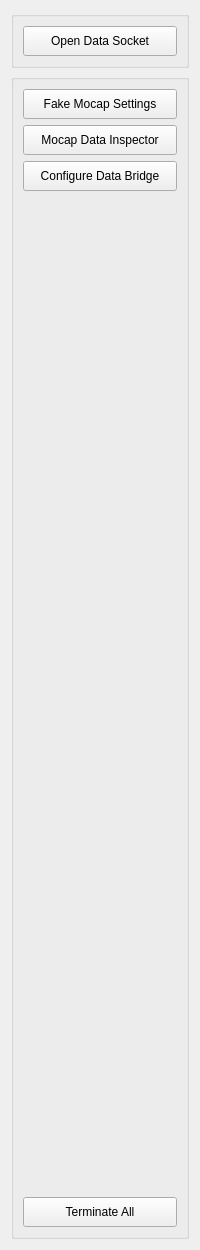
     <widget class="QWidget" name="page_4">
      <layout class="QVBoxLayout" name="verticalLayout_6">
       <item>
        <widget class="QGroupBox" name="groupBox_not_active">
         <property name="sizePolicy">
          <sizepolicy hsizetype="Preferred" vsizetype="Preferred">
           <horstretch>0</horstretch>
           <verstretch>0</verstretch>
          </sizepolicy>
         </property>
         <property name="minimumSize">
          <size>
           <width>150</width>
           <height>0</height>
          </size>
         </property>
         <property name="title">
          <string/>
         </property>
         <layout class="QVBoxLayout" name="verticalLayout">
          <item>
           <widget class="QPushButton" name="btn_open_data_socket">
            <property name="sizePolicy">
             <sizepolicy hsizetype="Minimum" vsizetype="Fixed">
              <horstretch>0</horstretch>
              <verstretch>0</verstretch>
             </sizepolicy>
            </property>
            <property name="minimumSize">
             <size>
              <width>0</width>
              <height>30</height>
             </size>
            </property>
            <property name="text">
             <string>Open Data Socket</string>
            </property>
           </widget>
          </item>
         </layout>
        </widget>
       </item>
       <item>
        <widget class="QGroupBox" name="groupBox_active">
         <property name="enabled">
          <bool>true</bool>
         </property>
         <property name="minimumSize">
          <size>
           <width>150</width>
           <height>120</height>
          </size>
         </property>
         <property name="title">
          <string/>
         </property>
         <layout class="QVBoxLayout" name="verticalLayout_2">
          <item>
           <widget class="QPushButton" name="btn_fake_mocap">
            <property name="sizePolicy">
             <sizepolicy hsizetype="Minimum" vsizetype="Fixed">
              <horstretch>0</horstretch>
              <verstretch>0</verstretch>
             </sizepolicy>
            </property>
            <property name="minimumSize">
             <size>
              <width>0</width>
              <height>30</height>
             </size>
            </property>
            <property name="text">
             <string>Fake Mocap Settings</string>
            </property>
           </widget>
          </item>
          <item>
           <widget class="QPushButton" name="btn_mocap_data_inspector">
            <property name="sizePolicy">
             <sizepolicy hsizetype="Minimum" vsizetype="Fixed">
              <horstretch>0</horstretch>
              <verstretch>0</verstretch>
             </sizepolicy>
            </property>
            <property name="minimumSize">
             <size>
              <width>0</width>
              <height>30</height>
             </size>
            </property>
            <property name="text">
             <string>Mocap Data Inspector</string>
            </property>
           </widget>
          </item>
          <item>
           <widget class="QPushButton" name="btn_configure_data_bridge">
            <property name="sizePolicy">
             <sizepolicy hsizetype="Minimum" vsizetype="Fixed">
              <horstretch>0</horstretch>
              <verstretch>0</verstretch>
             </sizepolicy>
            </property>
            <property name="minimumSize">
             <size>
              <width>0</width>
              <height>30</height>
             </size>
            </property>
            <property name="text">
             <string>Configure Data Bridge</string>
            </property>
           </widget>
          </item>
          <item>
           <spacer name="verticalSpacer">
            <property name="orientation">
             <enum>Qt::Vertical</enum>
            </property>
            <property name="sizeHint" stdset="0">
             <size>
              <width>20</width>
              <height>1000</height>
             </size>
            </property>
           </spacer>
          </item>
          <item>
           <widget class="QPushButton" name="btn_terminate_all">
            <property name="enabled">
             <bool>true</bool>
            </property>
            <property name="sizePolicy">
             <sizepolicy hsizetype="Minimum" vsizetype="Fixed">
              <horstretch>0</horstretch>
              <verstretch>0</verstretch>
             </sizepolicy>
            </property>
            <property name="minimumSize">
             <size>
              <width>0</width>
              <height>30</height>
             </size>
            </property>
            <property name="text">
             <string>Terminate All</string>
            </property>
           </widget>
          </item>
         </layout>
        </widget>
       </item>
      </layout>
     </widget>
